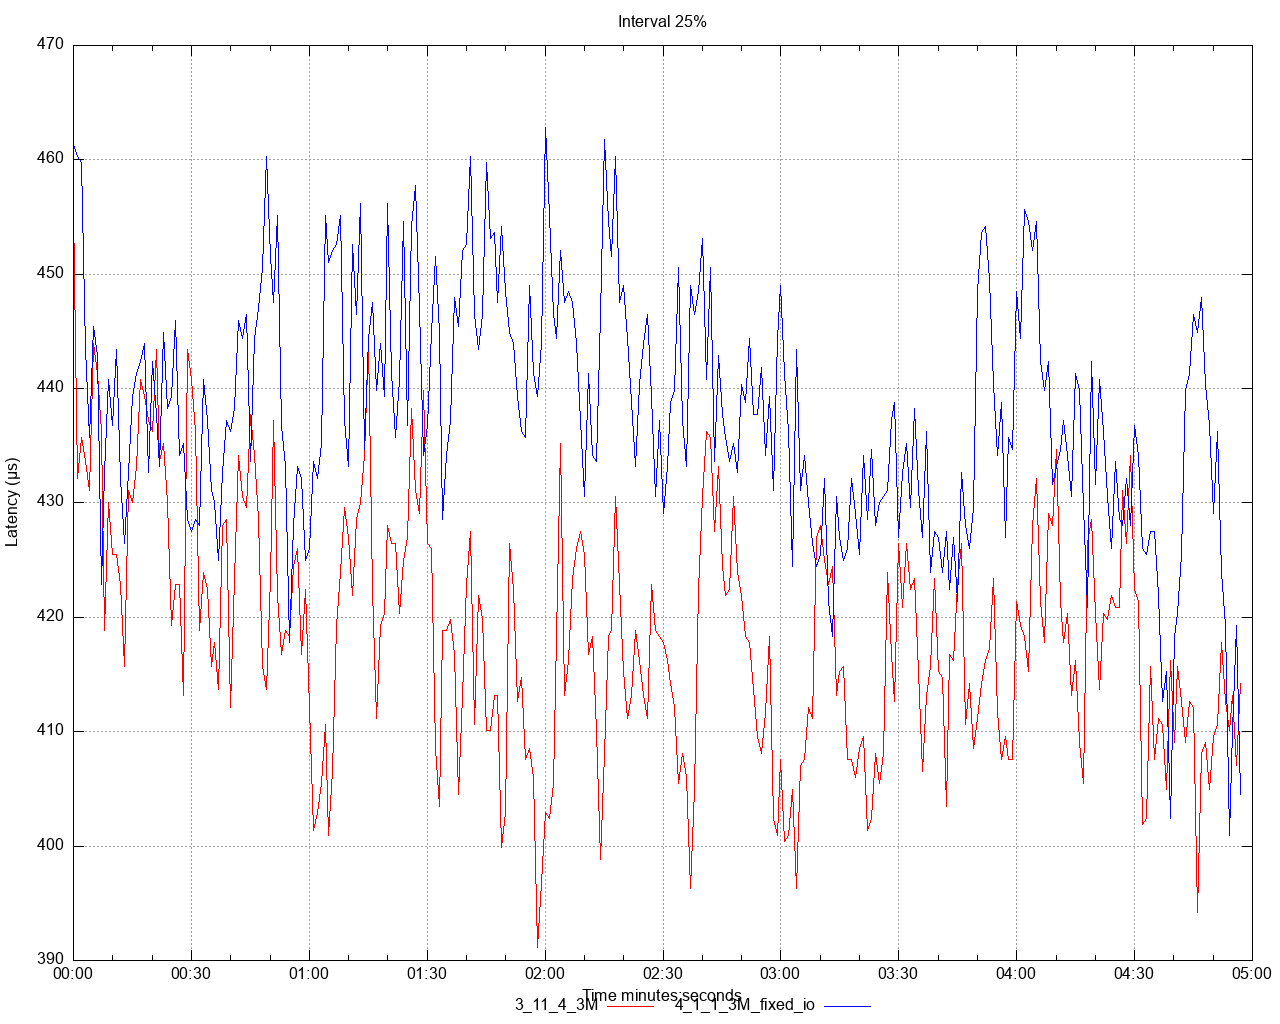

gnuplot code for this plot:
set title 'Interval 25%' noenhanced
set style data lines
set datafile separator ","
set terminal png size 1280,1024
set grid
set key below
set xdata time
set timefmt "%s"
offset = 0
t0(x)=(offset=($0==0) ? x : offset, x - offset)
set xlabel 'Time minutes:seconds'
set ylabel 'Latency (μs)'
set output '/Users/ahmet.mircik/simulator/tests/report_3M_rate_limit_fixed_io_3_11/latency/latency_interval_25_get.png'
plot \
   '/Users/ahmet.mircik/simulator/tests/report_3M_rate_limit_fixed_io_3_11/data/latency_interval_25_get_1.data' using (t0(timecolumn(1))):2 title "3_11_4_3M" noenhanced lt rgb "red", \
   '/Users/ahmet.mircik/simulator/tests/report_3M_rate_limit_fixed_io_3_11/data/latency_interval_25_get_2.data' using (t0(timecolumn(1))):2 title "4_1_1_3M_fixed_io" noenhanced lt rgb "blue", \
